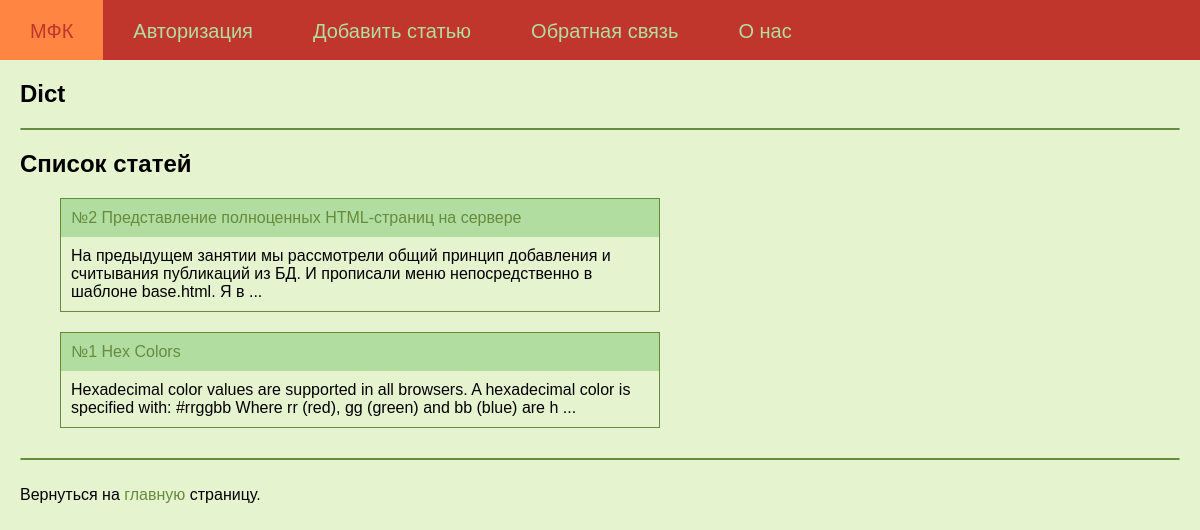
The page / on the database its author committed.
### tables this page shows
CREATE TABLE posts (
id integer PRIMARY KEY AUTOINCREMENT,
title text NOT NULL,
text text NOT NULL,
url text NOT NULL,
time integer NOT NULL
);

### testApp.py (the view)
@app.route("/dict")
@app.route("/")
def dict():
    return render_template('dict.html', my_text='Dict', menu=menu, posts=dbase.getPostsAnonce())

### FDataBase.py (called while the page is built)
    def getPostsAnonce(self):
        try:
            self.__cur.execute(f"SELECT id, title, text, url FROM posts ORDER BY time DESC")
            res = self.__cur.fetchall()
            if res: return res
        except sqlite3.Error as e:
            print("Ошибка получения статьи из БД " + str(e))
        return []

### testApp.py (called while the page is built)
def connect_db():
    conn = sqlite3.connect(app.config['DATABASE'])
    conn.row_factory = sqlite3.Row
    return conn

def get_db():
    if not hasattr(g, 'link_db'):
        g.link_db = connect_db()
    return g.link_db

@app.before_request
def before_request():
    global dbase
    db = get_db()
    dbase = FDataBase(db)

### templates/dict.html
{% extends 'index.html' %}
{% block content %}
    <h2>Список статей</h2>
    <ul class="list-posts">
        {% for p in posts %}
        <li>
            <p class="title">
                <a class="my_a" href="{{ url_for('showPost', alias=p.url)}}">№{{ p.id }}&nbsp;{{p.title}}</a>
            </p>
            <p class="annonce">{{ p.text[:150] | striptags }}&nbsp;...</p>
        </li>
    {% endfor %}
    </ul>
{% endblock %}

### static/css/style.css (style rules this page uses)
body { font-family: 'Arial'; margin: 0px; padding 0px; height: 100%; width: 100%; background-color: #E5F3CF; }
a { color: #B1DDA1; text-decoration: none; }
ul.list-posts { list-style: none; margin: 0; padding 0; max-width: 600px; }
ul.list-posts li { margin: 20px 0 0 0; border: 1.5px solid #668B3C; }
.my_a { color: #668B3C; }
ul.list-posts .title { margin: 0; padding: 10px; background: #B1DDA1; }
ul.list-posts .annonce { margin: 0; padding: 10px; background: #E5F3CF; }

### rows shown on the page
posts: id "2", title "Представление полноценных HTML-страниц на сервере", text "На предыдущем занятии мы рассмотрели общий принцип добавления и считывания публикаций из БД. И прописали меню непосредственно в шаблоне base.html. Я в"
posts: id "1", title "Hex Colors", text "Hexadecimal color values are supported in all browsers. A hexadecimal color is specified with: #rrggbb Where rr (red), gg (green) and bb (blue) are h"

### other values the page prints
{{ m.title }} "МФК" "Авторизация" "Добавить статью" "Обратная связь" "О нас"
{{ my_text }} "Dict"
